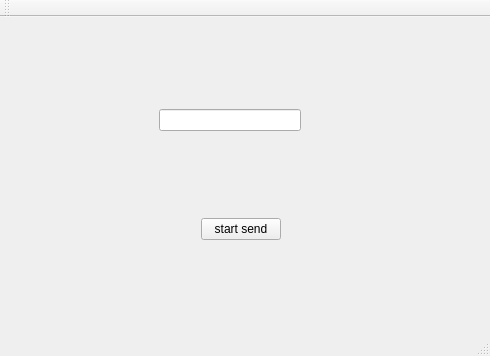
<?xml version="1.0" encoding="UTF-8"?>
<ui version="4.0">
 <class>UartLayerLibUseWindow</class>
 <widget class="QMainWindow" name="UartLayerLibUseWindow">
  <property name="geometry">
   <rect>
    <x>0</x>
    <y>0</y>
    <width>490</width>
    <height>356</height>
   </rect>
  </property>
  <property name="windowTitle">
   <string>UartLayerLibUseWindow</string>
  </property>
  <widget class="QWidget" name="centralWidget">
   <layout class="QVBoxLayout" name="verticalLayout">
    <item>
     <layout class="QHBoxLayout" name="horizontalLayout">
      <item>
       <spacer name="horizontalSpacer">
        <property name="orientation">
         <enum>Qt::Horizontal</enum>
        </property>
        <property name="sizeHint" stdset="0">
         <size>
          <width>148</width>
          <height>20</height>
         </size>
        </property>
       </spacer>
      </item>
      <item>
       <widget class="QLineEdit" name="lineEditSend"/>
      </item>
      <item>
       <spacer name="horizontalSpacer_2">
        <property name="orientation">
         <enum>Qt::Horizontal</enum>
        </property>
        <property name="sizeHint" stdset="0">
         <size>
          <width>178</width>
          <height>20</height>
         </size>
        </property>
       </spacer>
      </item>
     </layout>
    </item>
    <item>
     <layout class="QHBoxLayout" name="horizontalLayout_2">
      <item>
       <spacer name="horizontalSpacer_3">
        <property name="orientation">
         <enum>Qt::Horizontal</enum>
        </property>
        <property name="sizeHint" stdset="0">
         <size>
          <width>138</width>
          <height>20</height>
         </size>
        </property>
       </spacer>
      </item>
      <item>
       <widget class="QPushButton" name="btnSend">
        <property name="text">
         <string>start send</string>
        </property>
       </widget>
      </item>
      <item>
       <spacer name="horizontalSpacer_4">
        <property name="orientation">
         <enum>Qt::Horizontal</enum>
        </property>
        <property name="sizeHint" stdset="0">
         <size>
          <width>198</width>
          <height>20</height>
         </size>
        </property>
       </spacer>
      </item>
     </layout>
    </item>
   </layout>
  </widget>
  <widget class="QMenuBar" name="menuBar">
   <property name="geometry">
    <rect>
     <x>0</x>
     <y>0</y>
     <width>490</width>
     <height>25</height>
    </rect>
   </property>
  </widget>
  <widget class="QToolBar" name="mainToolBar">
   <attribute name="toolBarArea">
    <enum>TopToolBarArea</enum>
   </attribute>
   <attribute name="toolBarBreak">
    <bool>false</bool>
   </attribute>
  </widget>
  <widget class="QStatusBar" name="statusBar"/>
 </widget>
 <layoutdefault spacing="6" margin="11"/>
 <resources/>
 <connections/>
</ui>
